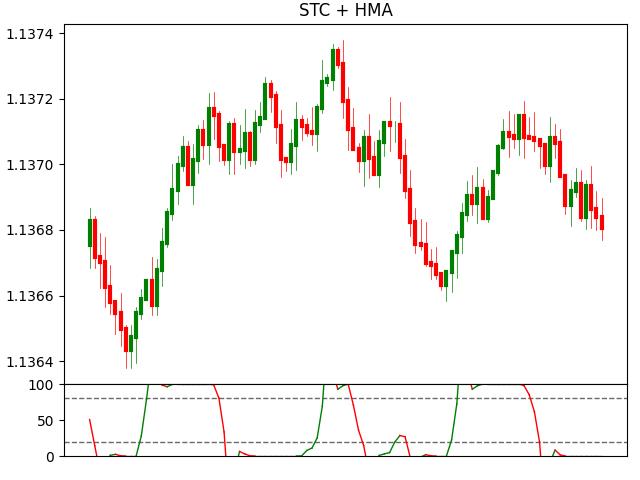

Generate this figure with Python:
import matplotlib
matplotlib.use('TkAgg')
import matplotlib.pyplot as plt
from datetime import datetime,timedelta
import numpy as np
import pandas as pd
import random
import indicator as indi

class STC_HMA:
    def __init__(self):
        self.n=200
        self.fig=plt.figure()
        self.title='STC + HMA'
        self.calc_type='dict'   #'dict' or 'pandas'
        self.indi=indi

    def set_variables(self):
        variables=['time','open','high','low','close']
        var={i:[] for i in variables}
        return var

    def print_data(self,var):
        print(len(var['time']),var['time'][-1],f"O:{var['open'][-1]:.5f}",f"H:{var['high'][-1]:.5f}"
              f"L:{var['low'][-1]:.5f}",f"C:{var['close'][-1]:.5f}")

    def get_data(self,var):
        for i in range(self.n):
            t=(datetime.now()+timedelta(minutes=i)).strftime('%d-%m-%Y %H:%M:%S')
            var['time'].append(t)

            if len(var['open'])==0:
                var['open'].append(random.uniform(1,1.2))
                up_close=var['open'][-1]*(1+0.0001)
                down_close=var['open'][-1]*(1-0.0001)
                var['close'].append(random.uniform(down_close,up_close))
            else:
                var['open'].append(var['close'][-1])
                up_close=var['open'][-1]*(1+0.0001)
                down_close=var['open'][-1]*(1-0.0001)
                var['close'].append(random.uniform(down_close,up_close))
        
            if var['open'][-1]<var['close'][-1]:
                price1=var['close'][-1]
                price2=var['open'][-1]
            elif var['open'][-1]>var['close'][-1]:
                price1=var['open'][-1]
                price2=var['close'][-1]
            high=random.uniform(price1,price1*(1+0.00007))
            low=random.uniform(price2,price2*(1-0.00007))
            var['high'].append(high)
            var['low'].append(low)

            #STC HMA:
            if self.calc_type=='dict':
                self.indi.StcHma_dict(23,50,10,3,var)

            self.print_data(var)
        
        if self.calc_type=='pandas':
            self.indi.StcHma_pandas(23,50,10,3,var)

    def plot_data(self,var):
        self.fig.subplots_adjust(top=0.95,bottom=0.05,right=0.98,left=0.1,hspace=0,wspace=0)
        ax=self.fig.add_gridspec(6,1)
        ax1=self.fig.add_subplot(ax[0:5,:])
        ax2=self.fig.add_subplot(ax[5:6,:])

        ax1.clear()
        ax1.set_xticks([])
        ax1.set_title(self.title)
        fr=100

        for i in range(len(var['time'][-fr:])):
            if var['open'][-fr:][i]>var['close'][-fr:][i]:
                ccolor='r'
            elif var['open'][-fr:][i]<var['close'][-fr:][i]:
                ccolor='g'
            else:
                ccolor='gray'
            ax1.plot([var['time'][-fr:][i]]*2,[var['open'][-fr:][i],var['close'][-fr:][i]],c=ccolor,lw=3)
            ax1.plot([var['time'][-fr:][i]]*2,[var['high'][-fr:][i],var['low'][-fr:][i]],c=ccolor,lw=0.5)

        #plot STC HMA:
        ax2.clear()
        ax2.set_xticks([])
        ax2.set_ylim(0,100)
        for i in [20,80]:
            ax2.axhline(y=i,c='dimgray',lw=1,ls='--')
        
        for i in range(len(var['time'][-fr:])):
            if i>=1:
                if var['dd_macd'][-fr:][i]>var['dd_macd'][-fr:][i-1]:
                    ccolor='g'
                elif var['dd_macd'][-fr:][i]<var['dd_macd'][-fr:][i-1]:
                    ccolor='r'
                else:
                    ccolor='gray'
                ax2.plot([var['time'][-fr:][i-1],var['time'][-fr:][i]],[var['dd_macd'][-fr:][i-1],var['dd_macd'][-fr:][i]],c=ccolor,lw=1)
        
        plt.show()

obj=STC_HMA()
var=obj.set_variables()
obj.get_data(var)
obj.plot_data(var)
